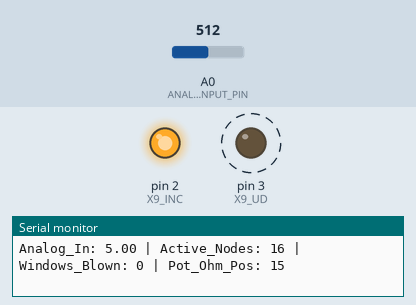
Simulated run of this sketch. Board: Arduino Uno, built with avr-gcc and run on an emulated ATmega328P. Parts: output pins drawn as LEDs (lit = HIGH), the last lines printed to the serial monitor. Dashed ring = blinking. Inputs (shaded band) come from the test bench; at power-on: A0 (ANALOG_INPUT_PIN) = 512. Random numbers use the default seed unless the sketch sets one; pins used as bus, display or sensor lines are not drawn.

Above: at 1.2 s.
1.3 s: A0 (ANALOG_INPUT_PIN) set to 322
At 1.3 s:
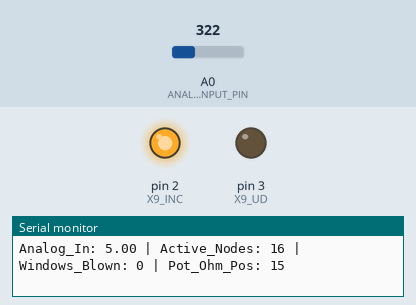
4.3 s: A0 (ANALOG_INPUT_PIN) set to 295
7.3 s: A0 (ANALOG_INPUT_PIN) set to 801
At 8.5 s:
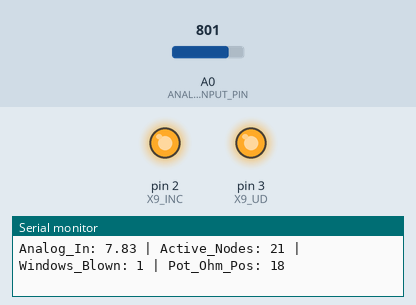
10.3 s: A0 (ANALOG_INPUT_PIN) set to 826
Timing chart, 0 to 14.3 s (numbered marks = the images above; inputs shaded):
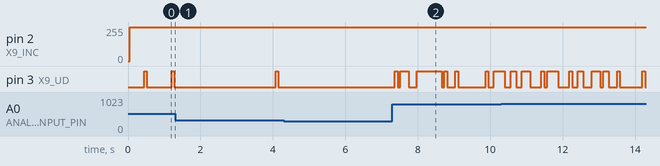

The sketch:

MainCode.ino
```cpp
#include <math.h>

// ОПРЕДЕЛЕНИЕ НОЖЕК (ПИНОВ) ДЛЯ ЦИФРОВОГО ПОТЕНЦИОМЕТРА X9C103S
#define X9_INC  2  // Шаг изменения сопротивления (Pulse)
#define X9_UD   3  // Направление: 1 = вверх, 0 = вниз
#define X9_CS   4  // Выбор чипа (Чип активен при LOW)

// Ножка, куда прилетает суммарный аналоговый ток паники/ведер с ОУ
#define ANALOG_INPUT_PIN A0

// Переменные марковского графа
float node_charges[26];    // Электрический заряд 26 вершин кубосферы
int active_pairs = 13;     // Изначально включены все 13 пар триггеров
int current_pot_position = 50; // Текущая позиция потенциометра (от 0 до 99)

void setup() {
  // Настраиваем ножки управления потенциометром на выход
  pinMode(X9_INC, OUTPUT);
  pinMode(X9_UD, OUTPUT);
  pinMode(X9_CS, OUTPUT);

  digitalWrite(X9_CS, HIGH); // Деактивируем потенциометр на старте

  // Обнуляем заряды когнитивных вершин графа
  for(int i = 0; i < 26; i++) {
    node_charges[i] = 0.0;
  }

  Serial.begin(9600); // Открываем порт для отладки
}

// ФУНКЦИЯ ДЛЯ ФИЗИЧЕСКОГО СДВИГА СОПРОТИВЛЕНИЯ ПОТЕНЦИОМЕТРА
void set_potentiometer(int target_position) {
  target_position = constrain(target_position, 0, 99);
  int steps = target_position - current_pot_position;

  if (steps == 0) return;

  digitalWrite(X9_CS, LOW); // Активируем чип X9C103S

  // Задаем направление сдвига Омов
  if (steps > 0) {
    digitalWrite(X9_UD, HIGH); // Вверх (Увеличиваем сопротивление)
  } else {
    digitalWrite(X9_UD, LOW);  // Вниз (Уменьшаем сопротивление)
    steps = -steps;
  }

  // Шпуляем импульсы шагов в цифровой потенциометр
  for (int i = 0; i < steps; i++) {
    digitalWrite(X9_INC, LOW);
    delayMicroseconds(2);
    digitalWrite(X9_INC, HIGH);
    delayMicroseconds(2);
  }

  digitalWrite(X9_CS, HIGH); // Сохраняем позицию в EEPROM и закрываем чип
  current_pot_position = target_position;
}

void loop() {
  // 1. Считываем сырой аналоговый ток паники с платы (от 0 до 1023)
  int raw_analog = analogRead(ANALOG_INPUT_PIN);
  float input_current = (raw_analog / 1023.0) * 10.0; // Переводим в условные вольты

  // 2. ДИНАМИЧЕСКОЕ "ДЫХАНИЕ" ОБЪЕМА ГРАФА
  // Измеряем силу шторма. Если ток высокий - активируем до 26 вершин, если покой - сжимаем до 6
  int active_nodes_limit = 6 + int(input_current * 2.0);
  active_nodes_limit = constrain(active_nodes_limit, 6, 26);

  // Закидываем энергию аналогового тока в случайную активную вершину графа (Марковский выбор)
  int lucky_node = random(0, active_nodes_limit);
  node_charges[lucky_node] += input_current * 0.4;

  // 3. МАРКОВСКАЯ ДИФФУЗИЯ (Перетекание мыслей по ребрам кубосферы)
  int active_windows = 0;

  for (int i = 0; i < active_nodes_limit; i++) {
    node_charges[i] *= 0.92; // Утечка ведер (забывание контекста)

    if (node_charges[i] > 3.5) {
      active_windows++; // Фиксируем вспыхнувшее окно ума
    }

    // Переливаем заряды между соседними вершинами
    for (int j = 0; j < active_nodes_limit; j++) {
      if (i != j) {
        // Геометрическое марковское перетекание: чем ближе вершины, тем легче течет ток
        float probability = 1.0 / (abs(i - j) + 1.0);
        if (node_charges[i] > 0.1) {
          float flow = node_charges[i] * probability * 0.05;
          node_charges[i] -= flow;
          node_charges[j] += flow;
        }
      }
    }
  }

  // 4. КВАНТОВЫЙ ВЫХОД НА ЦИФРОВОЙ ПОТЕНЦИОМЕТР
  // Матрица Маркова вычисляет финальную позицию для потенциометра
  // Чем больше окон ума горит от перегрузки, тем сильнее мы крутим сопротивление делителя ОУ!
  int target_pot_pos = 15 + (active_windows * 3);
  set_potentiometer(target_pot_pos);

  // Выводим телеметрию в порт для контроля
  Serial.print("Analog_In: "); Serial.print(input_current);
  Serial.print(" | Active_Nodes: "); Serial.print(active_nodes_limit);
  Serial.print(" | Windows_Blown: "); Serial.print(active_windows);
  Serial.print(" | Pot_Ohm_Pos: "); Serial.println(current_pot_position);

  delay(30); // Шаг квантования времени (30 миллисекунд, как в нашем Python-симуляторе)
}
```
